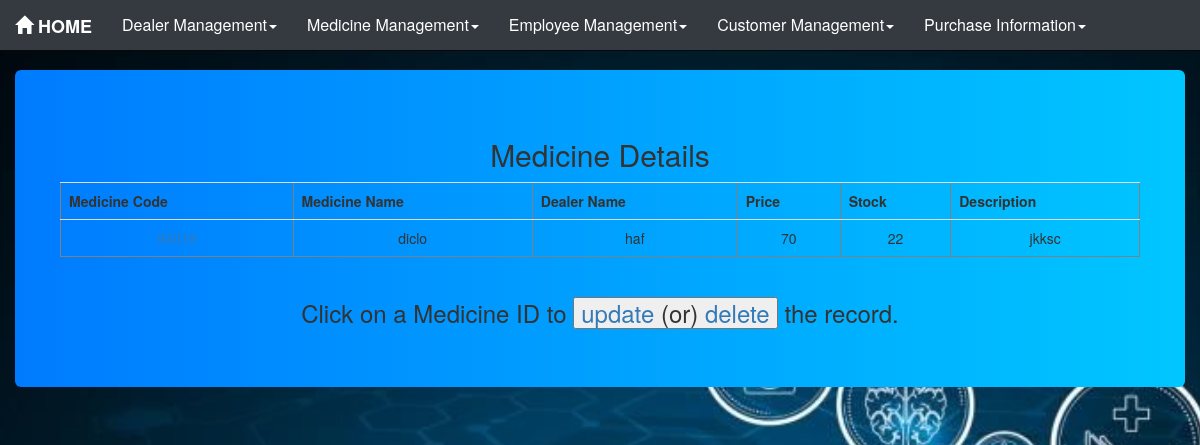
/pharmacy/medtable/, run on the app's committed database.
### pharmacy/models.py (models this page shows, shortened)
class Medicine(models.Model):
    m_id = models.IntegerField(unique=True)
    mname = models.CharField(max_length=30)
    dname = models.CharField(max_length=30)
    desc = models.CharField(max_length=100)
    price = models.CharField(max_length=30)
    stock = models.IntegerField()

### pharmacy/views.py (the view)
# urls.py: path('medtable/', views.medtable, name='medtable'),
def medtable(request):
    med = Medicine.objects.all()
    dict = {"med": med}
    return render(request, 'pharmacy/medtable.html', dict)

### pharmacy/templates/pharmacy/medtable.html (shortened to what this page needs)
{%load static %}
<!DOCTYPE html>
<html lang="en">
<head>
    <link rel="stylesheet" href="{% static 'pharmacy/css/style.css' %}">
    <link rel="stylesheet" href="https://maxcdn.bootstrapcdn.com/bootstrap/3.4.1/css/bootstrap.min.css">
</head>
<body>
     <nav class="navbar navbar-inverse navbar-fixed-top">
        <div class="container-fluid">
            <div class="navbar-header">
                <a href="/pharmacy/" class="navbar-brand">
                    <span class="glyphicon glyphicon-home"></span>
                        HOME
                </a>
            </div>
            <div class="collapse navbar-collapse" id="thisnav">
                <ul class="nav navbar-nav">
                    <li class="dropdown">
                        <a href="#" class="dropdown-toggle" data-toggle="dropdown">Dealer Management<b class="caret"></b></a>
                        </li>
                    </ul>
                    <ul class="nav navbar-nav">
                        <li class="dropdown">
                                <a href="#" class="dropdown-toggle" data-toggle="dropdown">Medicine Management<b class="caret"></b></a>
                        </li>
                    </ul>
                    <ul class="nav navbar-nav">
                        <li class="dropdown">
                            <a href="#" class="dropdown-toggle" data-toggle="dropdown">Employee Management<b class="caret"></b></a>
                        </li>
                    </ul>
                    <ul class="nav navbar-nav">
                        <li class="dropdown">
                            <a href="#" class="dropdown-toggle" data-toggle="dropdown">Customer Management<b class="caret"></b></a>
                        </li>
                    </ul>
                    <ul class="nav navbar-nav">
                        <li class="dropdown">
                            <a href="#" class="dropdown-toggle" data-toggle="dropdown">Purchase Information<b class="caret"></b></a>
                        </li>
                    </ul>
            </div>
        </div>
    </nav>
<div class="container-fluid martop7">
    <div class="jumbotron jumcust">
        <h2>Medicine Details</h2>
        <div class="row">
            <div class="col-md-1">
            </div>
            <table border="1" class="table table-responsive table-hover col-md-10">
                <tr>
                    <th>Medicine Code</th>
                    <th>Medicine Name</th>
                    <th>Dealer Name</th>
                    <th>Price</th>
                    <th>Stock</th>
                    <th>Description</th>
                </tr>
                {% for foo in med %}
                    <tr>
                        <td class="idlink"><a href="/pharmacy/medformview{{ foo.id }}/">{{ foo.m_id }}</a></td>
                        <td>{{ foo.mname }}</td>
                        <td>{{ foo.dname }}</td>
                        <td>{{ foo.price }}</td>
                        <td>{{ foo.stock }}</td>
                        <td>{{ foo.desc }}</td>
                    </tr>
                {% endfor %}
            </table>
        </div>
        <footer><h3>Click on a Medicine ID to <button style="pointer: cursor;"><a href="medformupdate?id=">update</a> (or) <a href="medformdelete?id=">delete</a> </button> the record.</h3></footer>
    </div>
</div>
</body>
</html>

### pharmacy/static/pharmacy/css/style.css (style rules this page uses)
body { font-family: Arial, sans-serif; background-color: #f8f9fa; padding-top: 70px; background: url('images/bghome.jpg') no-repeat center center fixed; background-size: cover; }
.navbar { background-color: #343a40 !important; border: none; }
.navbar-inverse .navbar-brand { color: #ffffff !important; font-weight: bold; font-size: 18px; }
.navbar-inverse .navbar-nav > li > a { color: #ffffff !important; font-size: 16px; }
.jumbotron { background: linear-gradient(to right, #007bff, #00c6ff); color: white; padding: 40px; text-align: center; border-radius: 10px; position: relative; top: 0; width: 100%; }

### data on the page
Medicine: mname "diclo", dname "haf", price "70", stock "22", desc "jkksc"
